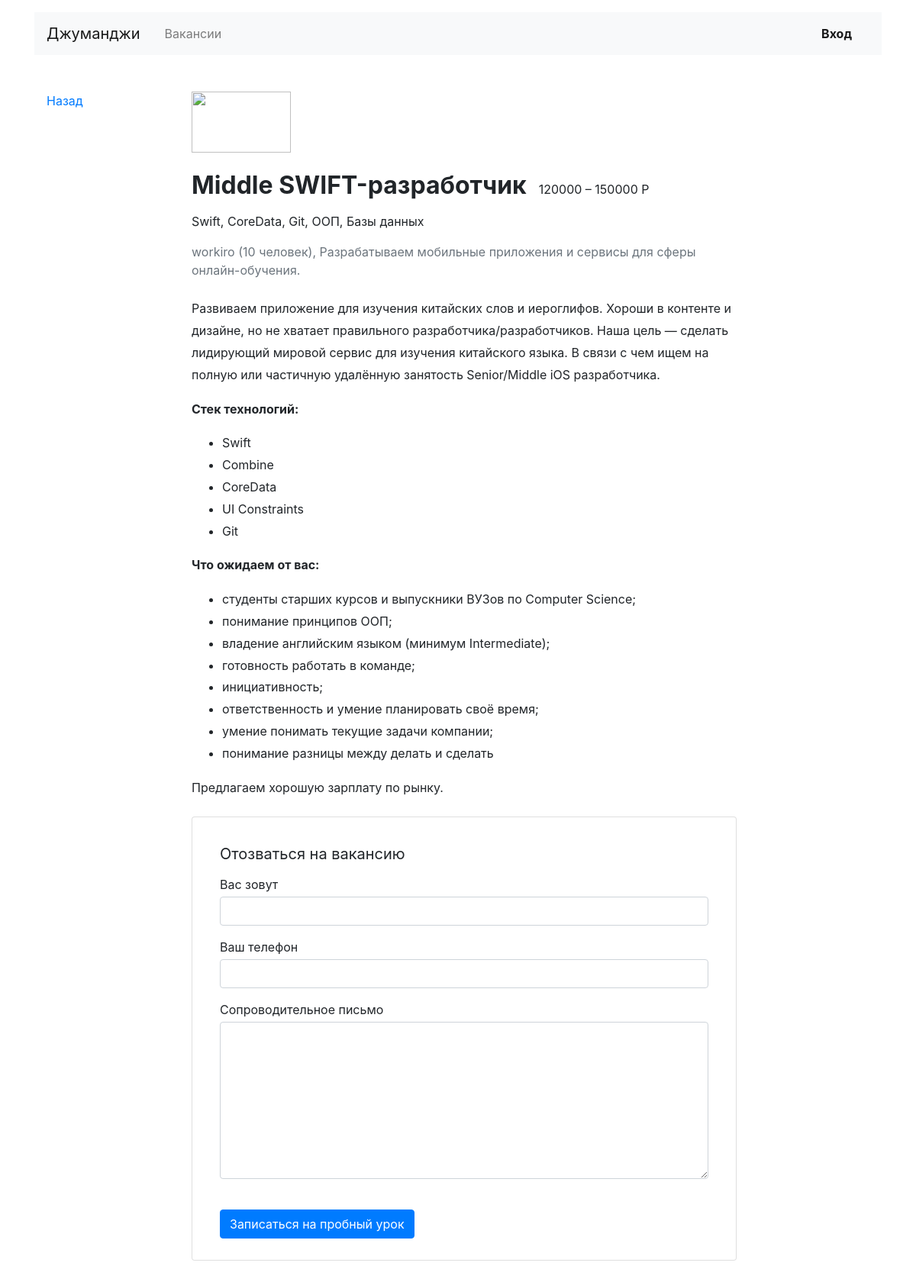
The app's page /vacancies/3/ with its own data.
### vacancies/models.py (models this page shows)
class Vacancy(models.Model):
    title = models.CharField(max_length=64)
    specialty = models.ForeignKey(Specialty, on_delete=models.CASCADE, related_name="vacancies")
    company = models.ForeignKey(Company, on_delete=models.CASCADE, related_name="vacancies")
    skills = models.TextField()
    description = models.TextField()
    salary_min = models.IntegerField()
    salary_max = models.IntegerField()
    published_at = models.DateField()

class Company(models.Model):
    name = models.CharField(max_length=64)
    location = models.CharField(max_length=32)
    logo = models.URLField(default='https://place-hold.it/100x60')
    description = models.TextField()
    employee_count = models.IntegerField()

### vacancies/views.py (the view)
# urls.py: path('vacancies/<int:id>/', vacancies_views.vacancy_view, name='vac_by_id'),
def vacancy_view(request, id):
    try:
        context_dict = {
            'vacancy': Vacancy.objects.get(id=id),
        }
        return render(request, 'vacancy.html', context=context_dict)
    except Vacancy.DoesNotExist:
        return HttpResponseNotFound('Вакансия с указанным идентификатором не найдена!')

### vacancies/templates/vacancy.html
{% extends 'base.html' %}
  {% block content %}
  <main class="container mt-3 pb-5">
    <div class="row mt-5">
      <div class="col-12 col-lg-2">
        <div class="pl-3 mb-5">
          <p><a href="#">Назад</a></p>
        </div>
      </div>
      <div class="col-12 col-lg-8">
        <section class="pl-3">
          <a href="#"><img src="https://place-hold.it/130x80" width="130" height="80" alt=""></a>
          <div class="d-flex align-items-baseline align-content-baseline">
            <h1 class="h2 mt-4 font-weight-bold" >{{ vacancy.title }}</h1>
            <p class="m-0 pl-3">{{ vacancy.salary_min }} – {{ vacancy.salary_max }} Р</p>
          </div>
          <p class="mt-2">{{ vacancy.skills }}</p>
          <p class="text-muted mb-4">{{ vacancy.company.name }} ({{ vacancy.company.employee_count }} человек), {{ vacancy.company.description }}</p>
          <div style="line-height: 1.8;">{{ vacancy.description|safe  }}</div>
          <form action="/echo" class="card mt-4 mb-3" enctype="multipart/form-data">
            <div class="card-body mx-3">
              <p class="h5 mt-3 font-weight-normal">Отозваться на вакансию</p>
              <div class="form-group">
                <label class="mb-1 mt-2" for="userName">Вас зовут</label>
                <input class="form-control" type="text" placeholder="" id="userName">
              </div>
              <div class="form-group">
                <label class="mb-1" for="userPhone">Ваш телефон</label>
                <input class="form-control" type="tel" placeholder="" id="userPhone">
              </div>
              <div class="form-group">
                <label class="mb-1" for="userMsg" >Сопроводительное письмо</label>
                <textarea class="form-control" rows="8" id="userMsg"></textarea>
              </div>
              <input type="submit" class="btn btn-primary mt-4 mb-2" value="Записаться на пробный урок">
            </div>
          </form>
        </section>
      </div>
    </div>
  </main>
  {% endblock content %}

### records on screen
Vacancy: title "Middle SWIFT-разработчик", salary_min "120000", salary_max "150000", skills "Swift, CoreData, Git, ООП, Базы данных", company.name "workiro", company.employee_count "10", company.description "Разрабатываем мобильные приложения и сервисы для сферы онлайн-обучения.", description "Развиваем приложение для изучения китайских слов и иероглифов. Хороши в контенте и дизайне, но не хватает правильного разработчика/разработчиков. Наша цель — сделать лидирующий мировой сервис для изучения китайского языка. В связи с чем ищем на полную или частичную удалённую занятость Senior/Middle iOS разработчика. Стек технологий: Swift Combine CoreData UI Constraints Git Что ожидаем от вас: студенты старших курсов и выпускники ВУЗов по Computer Science; понимание принципов ООП; владение английским языком (минимум Intermediate); готовность работать в команде; инициативность; ответственность и умение планировать своё время; умение понимать текущие задачи компании; понимание разницы между…"
